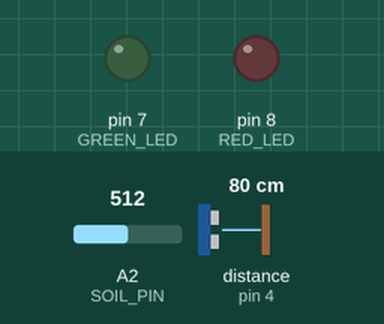
Simulated run of this sketch. Board: Arduino Uno, built with avr-gcc and run on an emulated ATmega328P. Shown: output pins drawn as LEDs (lit = HIGH). Wiring (inferred from the names in the program): ultrasonic range finder: trigger pin 3; echo pin 4. Inputs (shaded band) come from the test bench; at power-on: distance to the obstacle (sensor on pin 4) 80 cm, A2 (SOIL_PIN) = 512. The echo pulse lasts 58.3 µs per cm; pins used as bus, display or sensor lines are not drawn.

Above: at 1.3 s.
1.4 s: distance to the obstacle (sensor on pin 4) set to 55 cm
2.9 s: distance to the obstacle (sensor on pin 4) set to 46 cm
At 4.2 s:
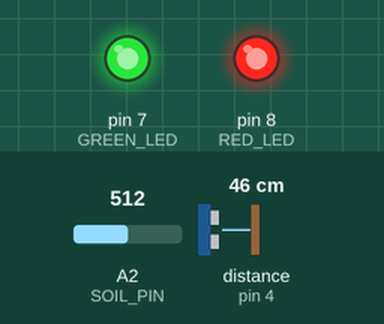
4.5 s: distance to the obstacle (sensor on pin 4) set to 60 cm
At 5.7 s:
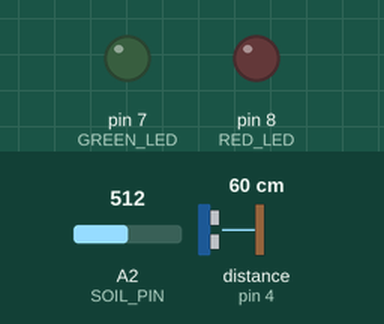
6.0 s: distance to the obstacle (sensor on pin 4) set to 2 cm
At 7.4 s:
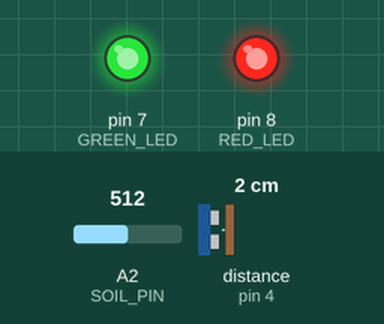
Timing chart, 0 to 8.5 s (numbered marks = the images above; inputs shaded):
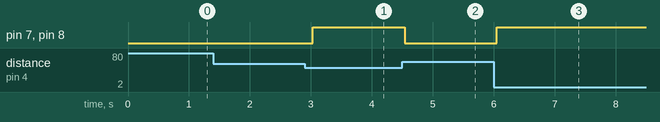

Measured:
- the behaviour switches between 51 and 50 cm on distance to the obstacle (sensor on pin 4) (found by bisection; images 0 and 1)
- after the input at 1.4 s, every drawn part: stays the same
- after the input at 2.9 s, pin 7 (GREEN_LED), pin 8 (RED_LED): LOW → HIGH after 0.13 s
- after the input at 4.5 s, pin 7 (GREEN_LED), pin 8 (RED_LED): HIGH → LOW at once
- after the input at 6.0 s, pin 7 (GREEN_LED), pin 8 (RED_LED): LOW → HIGH after 0.05 s

The sketch:

sensor_system.ino
```cpp
// Pin Definitions
#define ULTRASONIC_TRIG 3
#define ULTRASONIC_ECHO 4
#define GREEN_LED 7
#define RED_LED 8
#define SOIL_PIN A2

// Variables
int distance, soilMoisture;

void setup() {
  Serial.begin(9600);

  pinMode(GREEN_LED, OUTPUT);
  pinMode(RED_LED, OUTPUT);
  pinMode(ULTRASONIC_TRIG, OUTPUT);
  pinMode(ULTRASONIC_ECHO, INPUT);

  digitalWrite(GREEN_LED, LOW);
  digitalWrite(RED_LED, LOW);
}

void loop() {
  readSensors();
  controlLights();
  delay(500);
}

void readSensors() {
  distance = readDistance();
  soilMoisture = analogRead(SOIL_PIN);
}

int readDistance() {
  digitalWrite(ULTRASONIC_TRIG, LOW);
  delayMicroseconds(2);
  digitalWrite(ULTRASONIC_TRIG, HIGH);
  delayMicroseconds(10);
  digitalWrite(ULTRASONIC_TRIG, LOW);

  long duration = pulseIn(ULTRASONIC_ECHO, HIGH);
  int distance = duration * 0.034 / 2;

  return distance;
}

void controlLights() {
  bool anySensorDetected = false;

  if (distance < 50 && distance > 0) {
    anySensorDetected = true;
  }

  // FIXED: Triggers when soil is DRY (low value)
  if (soilMoisture < 300) {
    anySensorDetected = true;
  }

  if (anySensorDetected) {
    digitalWrite(GREEN_LED, HIGH);
    digitalWrite(RED_LED, HIGH);
  } else {
    digitalWrite(GREEN_LED, LOW);
    digitalWrite(RED_LED, LOW);
  }
}
```
